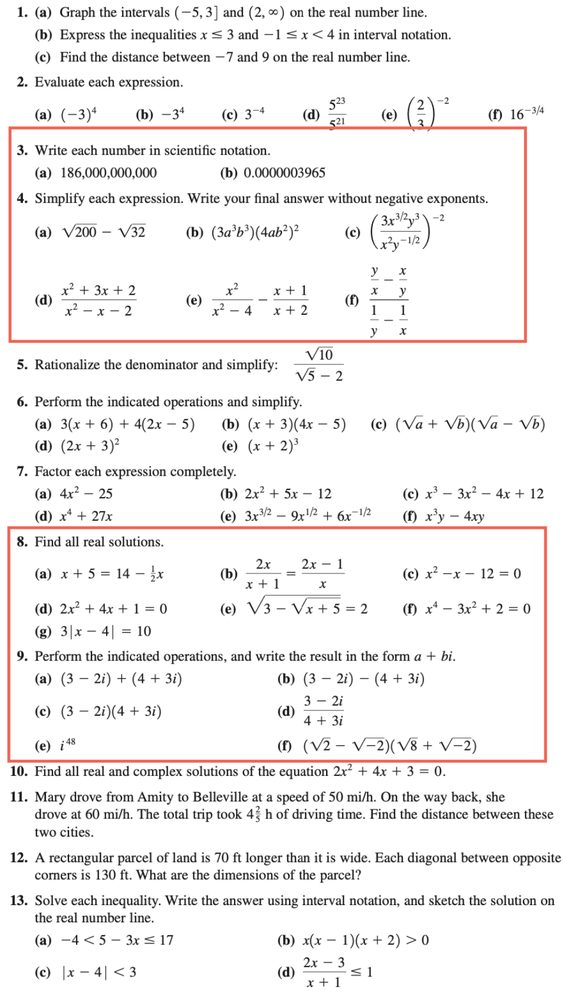
#> input picture 11_Scripts/image-extractor/002.png, 565 x 1000 px, shrunk from 958 x 1696 before the run, found by its file name
$ python image_extractor-013.py
#> lines starting #> are read from the running program, lines starting #| are printed output that depends on the picture; after the words box and inside, x2 and y2 are one past the last pixel; in counts of white or black regions, pixels touching at a corner belong together
import cv2

image = cv2.imread("/Users/roger-that/Documents/Codes/Python/11_Scripts/image-extractor/002.png")
#> image is the input picture: shape (1000, 565, 3); mean B, G, R 240.7, 240.9, 243.1
im = image.copy()
gray = cv2.cvtColor(image, cv2.COLOR_BGR2GRAY)
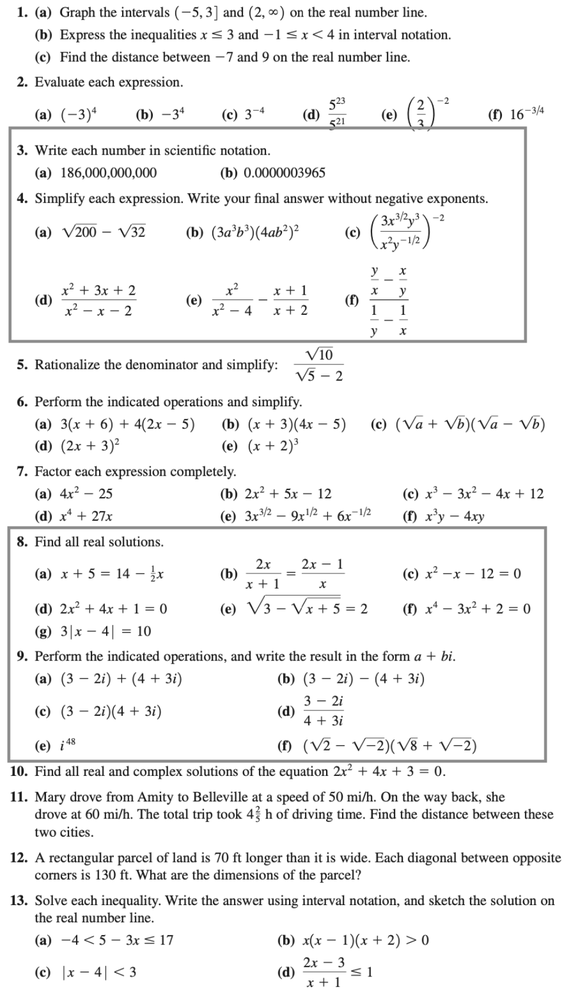
#> gray: shape (1000, 565); min 0, max 255, mean 241.5
thresh = cv2.threshold(gray, 0, 255, cv2.THRESH_BINARY_INV + cv2.THRESH_OTSU)[1]
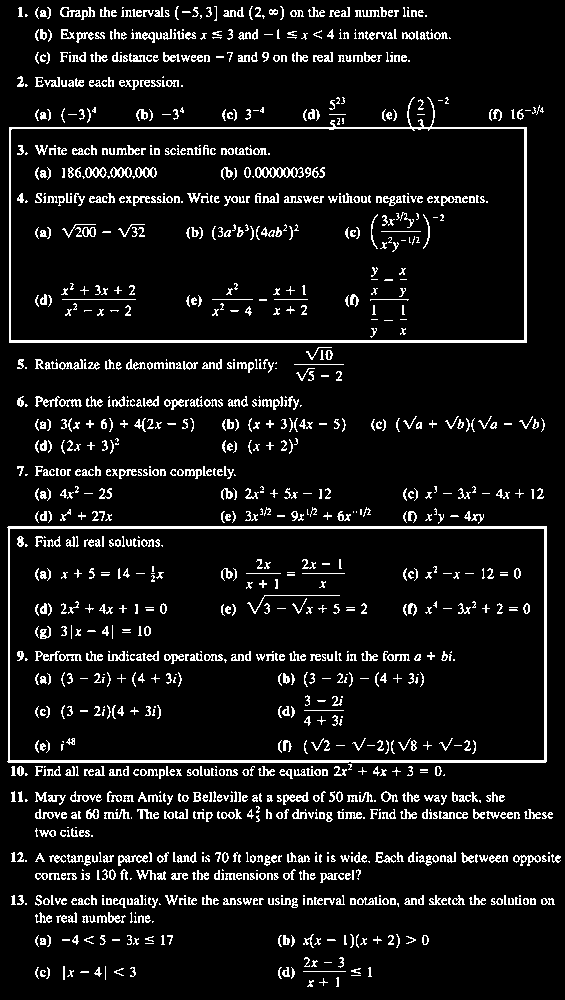
#> thresh: shape (1000, 565); 8.3% white in thin lines or dots

contours, _ = cv2.findContours(thresh, cv2.RETR_LIST, cv2.CHAIN_APPROX_SIMPLE)
#> contours = 1834 contours, 1424 with area under 20; largest, box (x1, y1, x2, y2) and area: (7, 526, 547, 763) 126968, (9, 528, 545, 761) 124118, (9, 97, 527, 343) 111232, (10, 128, 525, 341) 108951, (255, 167, 304, 178) 324

ROI_number = 0

for c in contours:
    rect = cv2.boundingRect(c)
    if rect[2] < 100 or rect[3] < 100:
        continue
    print(cv2.contourArea(c))
    x, y, w, h = rect
    ROI = image[y : y + h, x : x + w]
    cv2.imwrite(
        "/Users/roger-that/Documents/Codes/Python/11_Scripts/image-extractor/extracted/ROI_001_{}.png".format(
            ROI_number
        ),
        ROI,
    )
    cv2.rectangle(im, (x, y), (x + w, y + h), (0, 255, 0), 2)
    ROI_number += 1
#> this loop made 1834 passes
#> rect on passes 1 to 3: (307, 980, 7, 7), (319, 978, 9, 8), (336, 977, 3, 10)
#| 124118.0
#| 126967.5
#| 108951.0
#| 111231.5
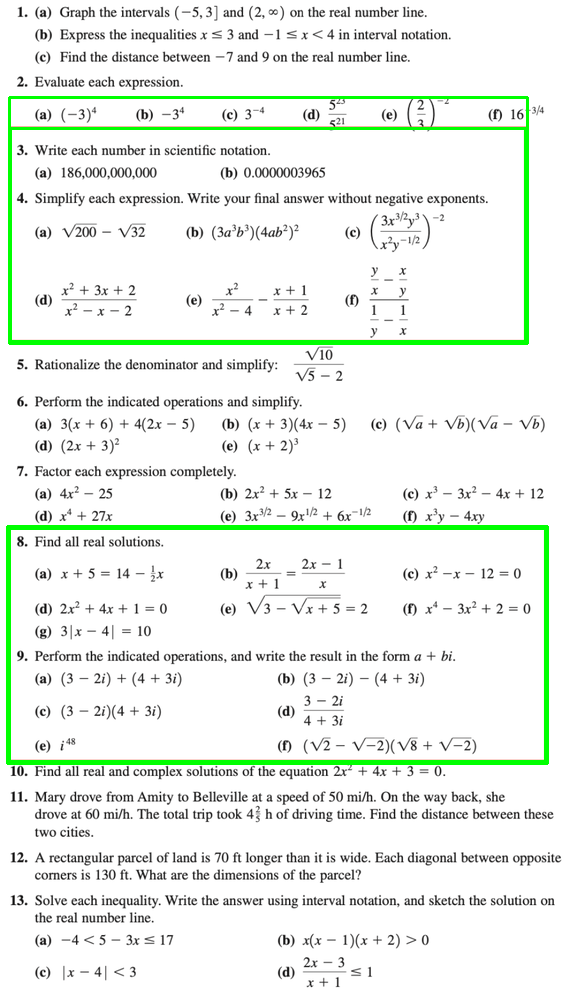
#> im: shape (1000, 565, 3); 2.75% of pixels changed, all inside (x1, y1, x2, y2) = (6, 96, 549, 765)
#> after the loop, ROI_number = 4
    # [4 lines of commented-out code are left out]
